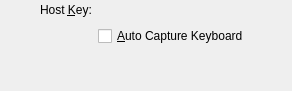
<ui version="4.0" >
 <comment>
 VBox frontends: Qt4 GUI ("VirtualBox"):

 Copyright (C) 2008 Sun Microsystems, Inc.

 This file is part of VirtualBox Open Source Edition (OSE), as
 available from http://www.virtualbox.org. This file is free software;
 you can redistribute it and/or modify it under the terms of the GNU
 General Public License (GPL) as published by the Free Software
 Foundation, in version 2 as it comes in the "COPYING" file of the
 VirtualBox OSE distribution. VirtualBox OSE is distributed in the
 hope that it will be useful, but WITHOUT ANY WARRANTY of any kind.

 Please contact Sun Microsystems, Inc., 4150 Network Circle, Santa
 Clara, CA 95054 USA or visit http://www.sun.com if you need
 additional information or have any questions.
 </comment>
 <class>VBoxGLSettingsInput</class>
 <widget class="QWidget" name="VBoxGLSettingsInput" >
  <property name="geometry" >
   <rect>
    <x>0</x>
    <y>0</y>
    <width>292</width>
    <height>91</height>
   </rect>
  </property>
  <layout class="QGridLayout" >
   <property name="leftMargin" >
    <number>0</number>
   </property>
   <property name="topMargin" >
    <number>0</number>
   </property>
   <property name="rightMargin" >
    <number>0</number>
   </property>
   <property name="bottomMargin" >
    <number>0</number>
   </property>
   <item rowspan="2" row="0" column="0" >
    <spacer>
     <property name="orientation" >
      <enum>Qt::Horizontal</enum>
     </property>
     <property name="sizeType" >
      <enum>QSizePolicy::Fixed</enum>
     </property>
     <property name="sizeHint" >
      <size>
       <width>40</width>
       <height>20</height>
      </size>
     </property>
    </spacer>
   </item>
   <item row="0" column="1" >
    <widget class="QLabel" name="mLbHostKey" >
     <property name="text" >
      <string>Host &amp;Key:</string>
     </property>
     <property name="buddy" >
      <cstring>mHeHostKey</cstring>
     </property>
    </widget>
   </item>
   <item row="0" column="2" >
    <widget class="QIHotKeyEdit" name="mHeHostKey" >
     <property name="whatsThis" >
      <string>Displays the key used as a Host Key in the VM window. Activate the entry field and press a new Host Key. Note that alphanumeric, cursor movement and editing keys cannot be used.</string>
     </property>
    </widget>
   </item>
   <item row="0" column="3" >
    <spacer>
     <property name="orientation" >
      <enum>Qt::Horizontal</enum>
     </property>
     <property name="sizeHint" >
      <size>
       <width>0</width>
       <height>20</height>
      </size>
     </property>
    </spacer>
   </item>
   <item row="1" column="2" colspan="2" >
    <widget class="QCheckBox" name="mCbAutoGrab" >
     <property name="whatsThis" >
      <string>When checked, the keyboard is automatically captured every time the VM window is activated. When the keyboard is captured, all keystrokes (including system ones like Alt-Tab) are directed to the VM.</string>
     </property>
     <property name="text" >
      <string>&amp;Auto Capture Keyboard</string>
     </property>
    </widget>
   </item>
   <item row="2" column="3" >
    <spacer>
     <property name="orientation" >
      <enum>Qt::Vertical</enum>
     </property>
     <property name="sizeHint" >
      <size>
       <width>121</width>
       <height>271</height>
      </size>
     </property>
    </spacer>
   </item>
  </layout>
 </widget>
 <customwidgets>
  <customwidget>
   <class>QIHotKeyEdit</class>
   <extends>QLabel</extends>
   <header>QIHotKeyEdit.h</header>
  </customwidget>
 </customwidgets>
 <resources/>
 <connections/>
</ui>
